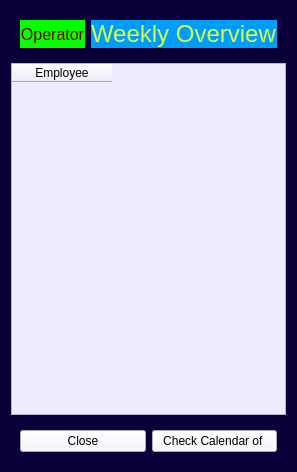
<?xml version="1.0" encoding="UTF-8"?>
<ui version="4.0">
 <class>Form</class>
 <widget class="QWidget" name="Form">
  <property name="geometry">
   <rect>
    <x>0</x>
    <y>0</y>
    <width>287</width>
    <height>472</height>
   </rect>
  </property>
  <property name="windowTitle">
   <string>Form</string>
  </property>
  <property name="styleSheet">
   <string notr="true">background-color:rgb(11, 0, 57);</string>
  </property>
  <layout class="QVBoxLayout" name="verticalLayout">
   <item>
    <widget class="QWidget" name="widget_3" native="true">
     <layout class="QHBoxLayout" name="horizontalLayout_2">
      <item>
       <widget class="QLabel" name="usertype_label">
        <property name="styleSheet">
         <string notr="true">background-color:rgb(4, 255, 0);color:rgb(117, 2, 2);font-size:12pt;</string>
        </property>
        <property name="text">
         <string>Operator</string>
        </property>
        <property name="alignment">
         <set>Qt::AlignCenter</set>
        </property>
       </widget>
      </item>
      <item>
       <widget class="QLabel" name="label">
        <property name="styleSheet">
         <string notr="true">background-color:rgb(0, 157, 255);color:rgb(212, 255, 70);font-size:18pt;</string>
        </property>
        <property name="text">
         <string>Weekly Overview</string>
        </property>
       </widget>
      </item>
     </layout>
    </widget>
   </item>
   <item>
    <widget class="QTableWidget" name="tw_users">
     <property name="styleSheet">
      <string notr="true">background-color: rgb(240, 234, 255); 
font: 12pt &quot;Segoe UI&quot;;</string>
     </property>
     <column>
      <property name="text">
       <string>Employee</string>
      </property>
     </column>
    </widget>
   </item>
   <item>
    <widget class="QWidget" name="widget_2" native="true">
     <layout class="QGridLayout" name="gridLayout">
      <item row="0" column="0">
       <widget class="QPushButton" name="btn_close">
        <property name="styleSheet">
         <string notr="true">background-color: rgb(244, 242, 255); font: 9pt &quot;Segoe UI&quot;;</string>
        </property>
        <property name="text">
         <string>Close</string>
        </property>
       </widget>
      </item>
      <item row="0" column="1">
       <widget class="QPushButton" name="giveTask">
        <property name="styleSheet">
         <string notr="true">background-color: rgb(244, 242, 255); font: 9pt &quot;Segoe UI&quot;;</string>
        </property>
        <property name="text">
         <string>Check Calendar of </string>
        </property>
       </widget>
      </item>
     </layout>
    </widget>
   </item>
  </layout>
 </widget>
 <resources/>
 <connections/>
</ui>
